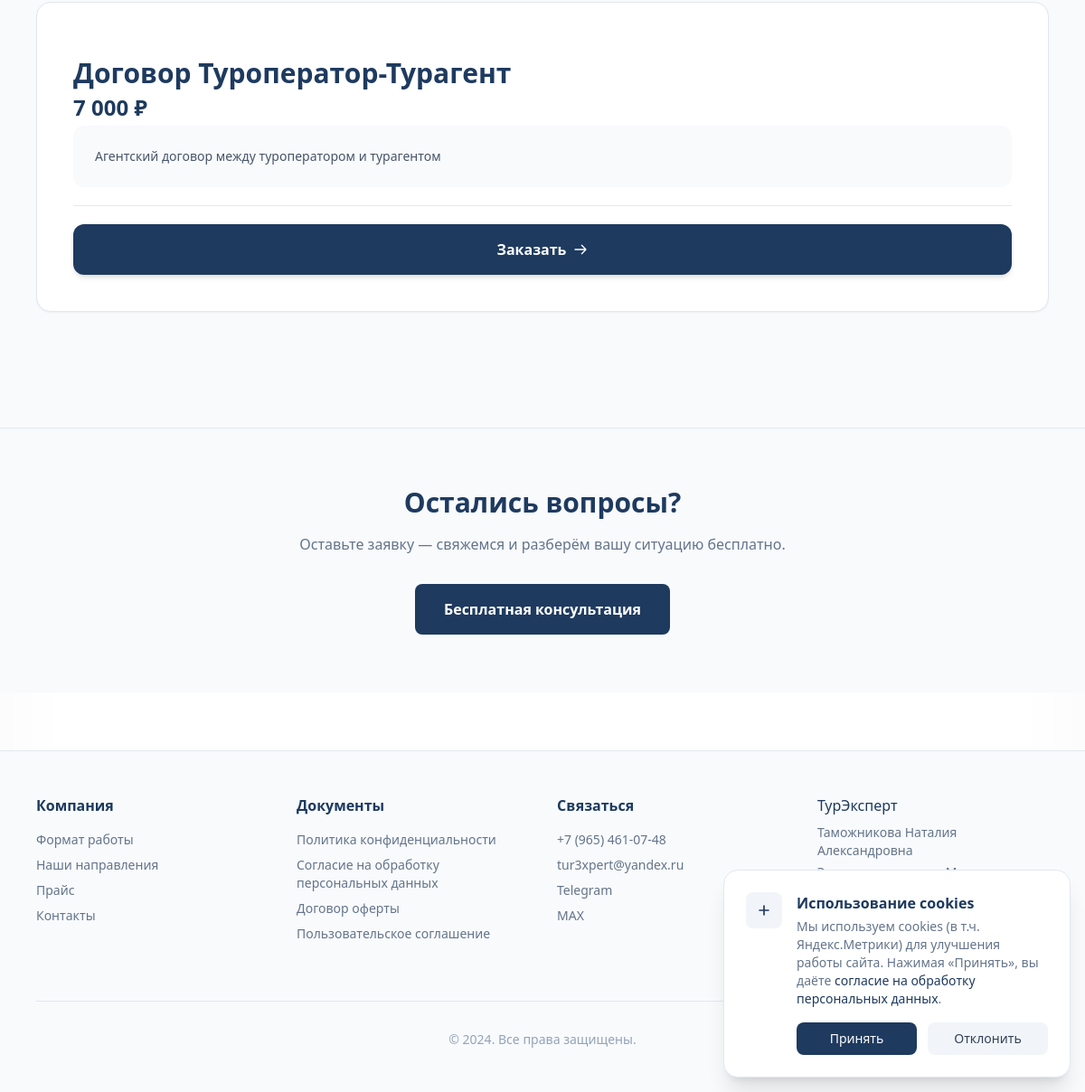
Before: /dlya/turoperatoram/ (lower part) with the older database file.
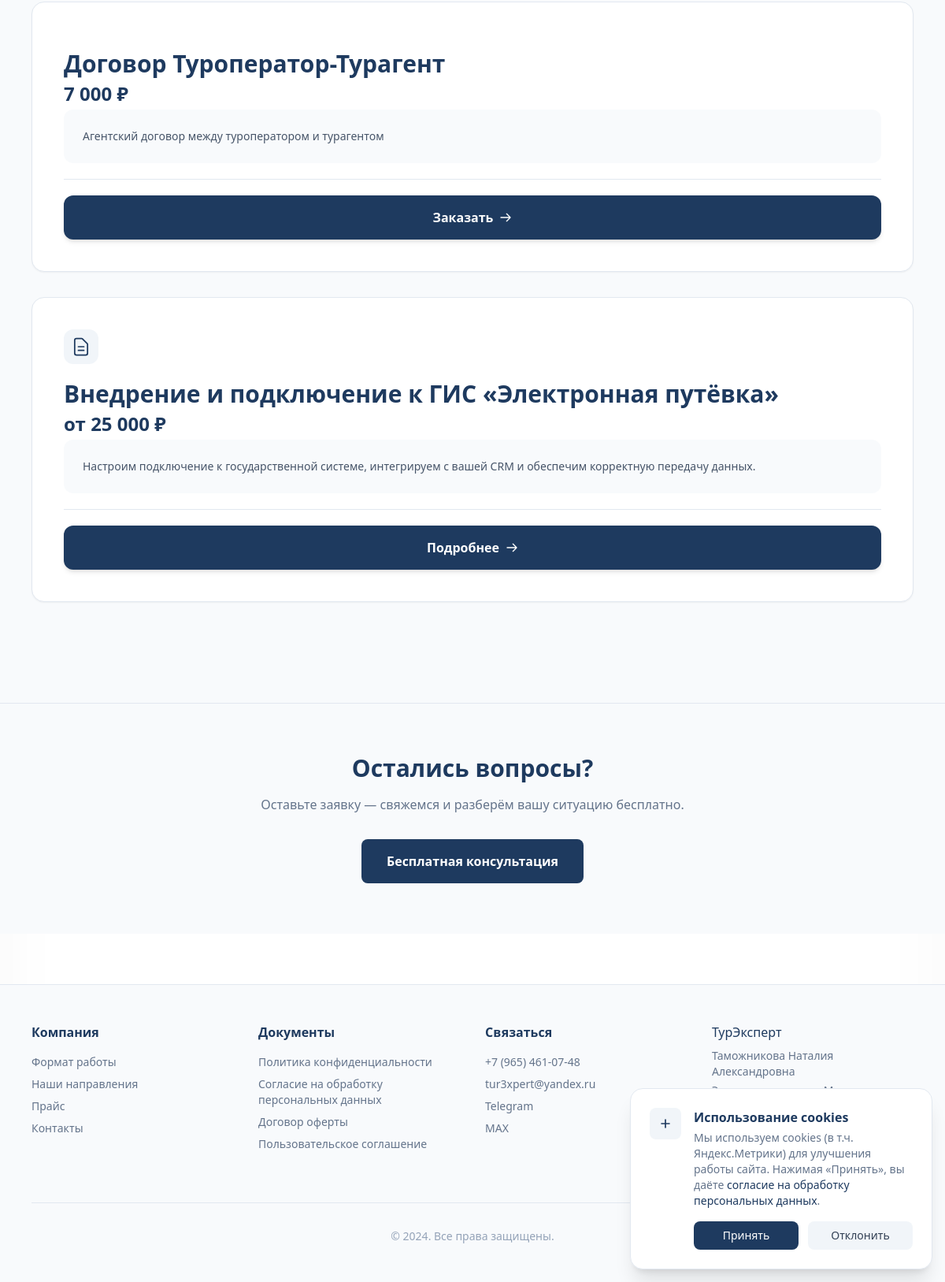
After: the same page with the newer database file.
### core/models.py (models this page shows, shortened)
class PriceCard(models.Model):
    CARD_TYPES = (
        ('wide', 'Широкая'),
        ('thin', 'Тонкая'),
    )
    title = models.CharField(max_length=200, verbose_name="Название услуги")
    price_display = models.CharField(max_length=100, verbose_name="Цена (текст)")
    description = models.TextField(blank=True, verbose_name="Описание")
    button_text = models.CharField(max_length=50, default="Заказать", verbose_name="Текст кнопки")
    is_highlighted = models.BooleanField(default=False, verbose_name="Выделенная карточка")
    icon_svg = models.TextField(blank=True, null=True, verbose_name="SVG иконка (код)")
    card_type = models.CharField(max_length=10, choices=CARD_TYPES, default='thin', verbose_name="Тип карточки")
    detail_page = models.ForeignKey(
        InfoPage, on_delete=models.SET_NULL, blank=True, null=True,
        verbose_name="Страница подробнее"
    )
    audience = models.ForeignKey(
        AudiencePage, on_delete=models.SET_NULL, blank=True, null=True,
        verbose_name="Страница аудитории"
    )
    order = models.PositiveIntegerField(default=0, verbose_name="Порядок")
    class Meta:
        verbose_name = "Ценовая карточка"
        verbose_name_plural = "Ценовые карточки"
        ordering = ['order']

### core/views.py (the view)
# urls.py: path('dlya/<slug:slug>/', views.audience_page, name='audience_page'),
def audience_page(request, slug):
    page = get_object_or_404(AudiencePage, slug=slug, is_published=True)
    context = {
        'page': page,
        'wide_cards': PriceCard.objects.filter(card_type='wide', audience=page),
        'thin_cards': PriceCard.objects.filter(card_type='thin', audience=page),
        'info_cards': InfoCard.objects.filter(audience=page),
    }
    return render(request, 'core/audience.html', context)

### core/templates/core/audience.html (shortened to what the changed rows need)
{% extends 'base.html' %}
{% load static %}
{% block content %}
{% if wide_cards or thin_cards or info_cards %}
<section class="py-20 bg-slate-50 border-t border-slate-200">
    <div class="max-w-6xl mx-auto px-4">
        {% if wide_cards %}
        <div class="grid grid-cols-1 gap-8 mb-12">
            {% for card in wide_cards %}
            {% with items=card.accordion_items.all %}
            <div class="rounded-2xl p-8 md:p-10 shadow-sm hover:shadow-lg transition-all duration-300 flex flex-col {% if card.is_highlighted %}text-white{% else %}text-slate-900 border border-slate-200 bg-white{% endif %}"
                 {% if card.is_highlighted %}style="background:linear-gradient(160deg,#2d5a8a 0%,#1e3a5f 55%,#152c4a 100%);box-shadow:0 26px 60px -26px rgba(30,58,95,.65),inset 0 1px 0 rgba(255,255,255,.07)"{% endif %}>
                <div class="flex items-start justify-between gap-3 mb-5">
                    {% if card.icon_svg %}
                    <div class="w-11 h-11 rounded-xl flex items-center justify-center flex-shrink-0 {% if card.is_highlighted %}bg-white/10 text-white{% else %}bg-slate-100 text-[#1e3a5f]{% endif %}">
                        {{ card.icon_svg|safe }}
                    </div>
                    {% endif %}
                </div>
                <h3 class="text-2xl md:text-3xl font-bold {% if card.is_highlighted %}text-white{% else %}text-[#1e3a5f]{% endif %} mb-1 leading-tight">{{ card.title }}</h3>
                <p class="text-2xl font-bold {% if card.is_highlighted %}text-white{% else %}text-[#1e3a5f]{% endif %} mb-1">{{ card.price_display }}</p>
                {% if card.description %}
                <div class="{% if card.is_highlighted %}bg-white/10{% else %}bg-slate-50{% endif %} rounded-xl p-6 mb-5 text-sm {% if card.is_highlighted %}text-white/80{% else %}text-slate-600{% endif %}">
                    {{ card.description|linebreaks }}
                </div>
                {% else %}
                <div class="mb-5"></div>
                {% endif %}
                {% if card.detail_page %}
                <div class="mt-auto pt-5">
                    <a href="{% url 'info_page' slug=card.detail_page.slug %}" class="w-full inline-flex items-center justify-center gap-2 px-8 py-4 {% if card.is_highlighted %}bg-white text-[#1e3a5f] hover:bg-white/90{% else %}bg-[#1e3a5f] text-white hover:bg-[#2d5a8a]{% endif %} font-bold rounded-xl transition-all duration-200 hover:-translate-y-0.5 shadow-md hover:shadow-lg">
                        Подробнее
                        <svg class="w-4 h-4" fill="none" stroke="currentColor" viewBox="0 0 24 24">
                            <path stroke-linecap="round" stroke-linejoin="round" stroke-width="2" d="M14 5l7 7m0 0l-7 7m7-7H3"/>
                        </svg>
                    </a>
                </div>
                {% else %}
                <hr class="{% if card.is_highlighted %}border-white/15{% else %}border-slate-200{% endif %} mb-0">
                <div class="mt-auto">
                    <a href="#" onclick="openModal(); return false;" class="w-full inline-flex items-center justify-center gap-2 px-8 py-4 {% if card.is_highlighted %}bg-white text-[#1e3a5f] hover:bg-white/90{% else %}bg-[#1e3a5f] text-white hover:bg-[#2d5a8a]{% endif %} font-bold rounded-xl transition-all duration-200 hover:-translate-y-0.5 shadow-md hover:shadow-lg">
                        {{ card.button_text }}
                        <svg class="w-4 h-4" fill="none" stroke="currentColor" viewBox="0 0 24 24">
                            <path stroke-linecap="round" stroke-linejoin="round" stroke-width="2" d="M14 5l7 7m0 0l-7 7m7-7H3"/>
                        </svg>
                    </a>
                </div>
                {% endif %}
            </div>
            {% endwith %}
            {% endfor %}
        </div>
        {% endif %}
    </div>
</section>
{% endif %}
<section class="py-16 bg-slate-50 border-t border-slate-200">
    <div class="max-w-2xl mx-auto px-4 text-center">
        <h2 class="text-2xl md:text-3xl font-bold text-[#1e3a5f] mb-4">Остались вопросы?</h2>
    </div>
</section>
{% endblock %}

Changed rows visible on the page:
added PriceCard: title "Внедрение и подключение к ГИС «Электронная путёвка»", price_display "от 25 000 ₽", description "Настроим подключение к государственной системе, интегрируем с вашей CRM и обеспечим корректную передачу данных.", is_highlighted False (drawn), button_text "Подробнее"
